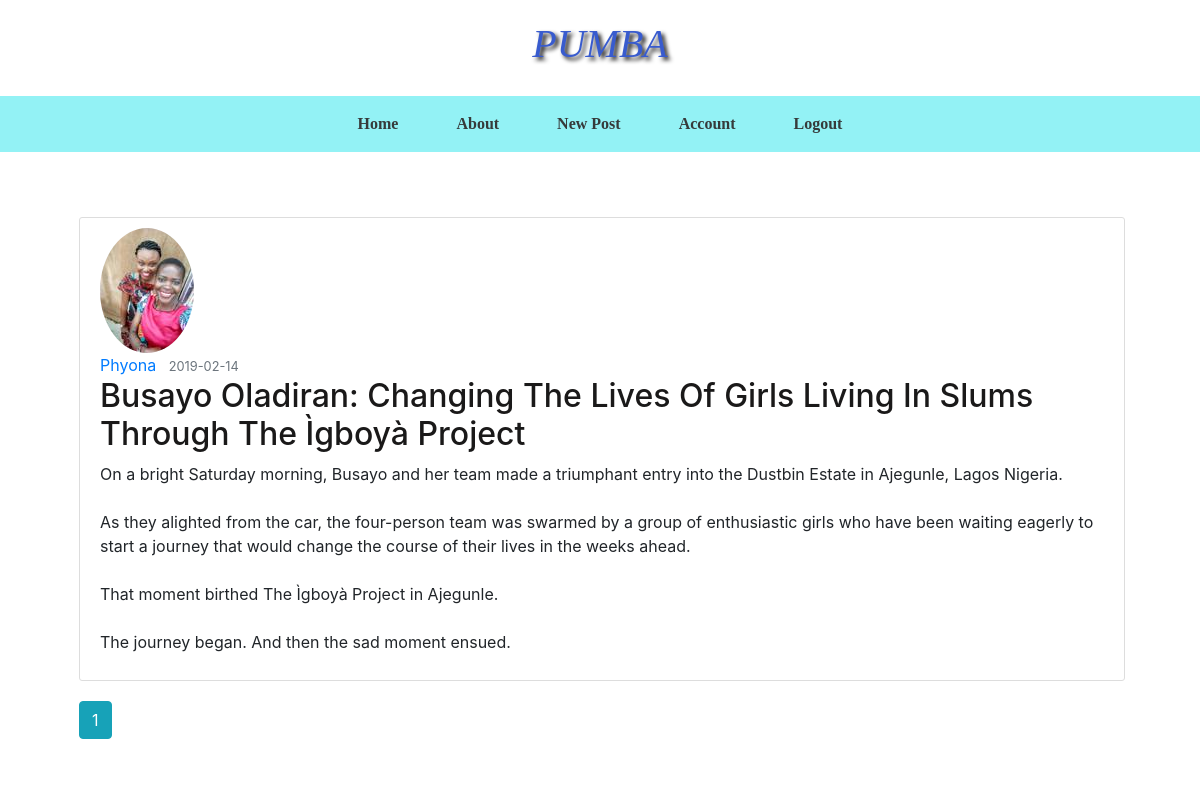
Page /home (signed in) on the committed database.
### flaskblog/models.py (models this page shows, shortened)
class Posts(db.Model):
    id = db.Column(db.Integer, primary_key=True)
    title = db.Column(db.String(25), unique=True, nullable=False)
    date_posted= db.Column(db.DateTime(25), nullable=False, default=datetime.utcnow)
    content = db.Column(db.Text(50), nullable=False)
    user_id = db.Column(db.Integer, db.ForeignKey('user.id'), nullable=False)

class User(db.Model, UserMixin):
    id = db.Column(db.Integer, primary_key=True)
    username = db.Column(db.String(25), unique=True, nullable=False)
    email = db.Column(db.String(25), unique=True, nullable=False)
    image_file = db.Column(db.String(20), nullable=False, default='default.jpg')
    password = db.Column(db.String(50), nullable=False)
    posts = db.relationship('Posts', backref='author', lazy=True)

### flaskblog/routes.py (the view)
@app.route("/")
@app.route("/home")
def home():
    page = request.args.get('page', 1, type=int)
    posts = Posts.query.paginate(page=page, per_page=5)
    return render_template('home.html', posts=posts)

### flaskblog/models.py (called while the page is built)
@login_manager.user_loader
def load_user(user_id):
    return User.query.get(int(user_id))

### flaskblog/templates/home.html
{% extends "layout.html" %}
{% block content %}
    {% for post in posts.items %}
       <article class="media content-section">
           <div class="media-body">
              <img class="rounded-circle"src="{{url_for('static', filename='profile_pic/' + post.author.image_file)}}">
              <div class="article-metadata">
               <a class="mr-2" href="">{{post.author.username}}</a>
                <small class="text-muted">{{post.date_posted.strftime('%Y-%m-%d')}}</small>
              </div>
                <h2><a class="article-title" href="{{url_for('post', post_id=post.id) }}">{{post.title}}</a></h2>
                <p class="article-content">{{post.content}}</p>
              </div>
       </article>
       {% endfor %}
       {% for page_num in posts.iter_pages(left_edge=1, right_edge=1, left_current=1, right_current=2) %}
        {% if page_num %}
              {% if posts.page == page_num %}
              <a class="btn btn-info mb-4" href="{{ url_for('home', page=page_num) }}">{{ page_num }}</a>
              {% else %}
              <a class="btn btn-outline-info mb-4" href="{{ url_for('home', page=page_num) }}">{{ page_num }}</a>
              {% endif %}
        {% else %}
        ...
        {% endif %}
       {% endfor %}
{% endblock content %}

### flaskblog/static/main.css (style rules this page uses)
* { text-decoration: none; list-style-type: none; box-sizing: border-box; }
body { padding: 0; }
.content-section { background: #ffffff; padding: 10px 20px; border: 1px solid #dddddd; border-radius: 3px; margin-bottom: 20px; }
.article-title { color: #1a1919; text-transform: capitalize }
.article-content { white-space: pre-line; }

### rows in the picture
Posts: image_file (picture), author.username "Phyona", date_posted "2019-02-14", title "Busayo Oladiran: Changing The Lives Of Girls Living In Slums Through The Ìgboyà Project", content "On a bright Saturday morning, Busayo and her team made a triumphant entry into the Dustbin Estate in Ajegunle, Lagos Nigeria. As they alighted from the car, the four-person team was swarmed by a group of enthusiastic girls who have been waiting eagerly to start a journey that would change the course of their lives in the weeks ahead. That moment birthed The Ìgboyà Project in Ajegunle. The journey began. And then the sad moment ensued."

### other values in the picture
{{ page_num }} "1"
